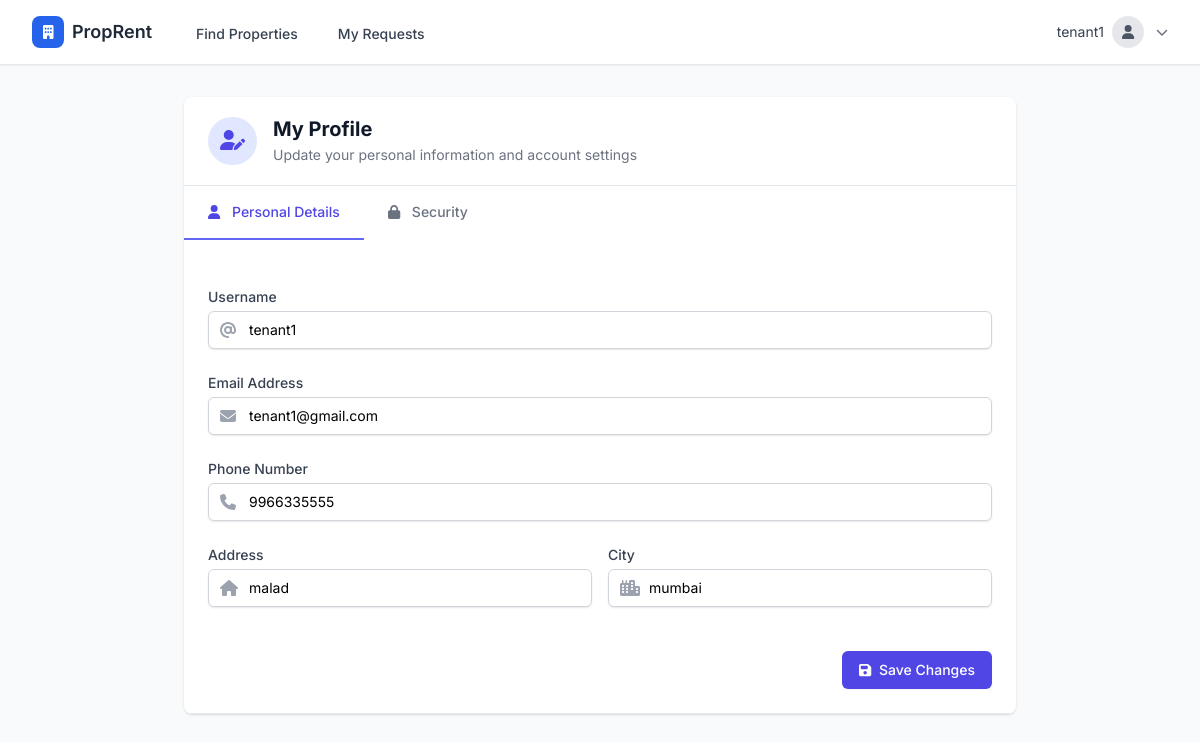
Screenshot of /tenant_info (signed in) with the database file from the repository.
### house_rent_app/models.py (models this page shows)
class UserProfile(models.Model):
    user = models.OneToOneField(User, on_delete=models.CASCADE)
    phone_number = models.CharField(max_length=15, unique=True)
    type = models.BooleanField(default=False)  # True for owner, False for tenant
    address = models.CharField(max_length=200)
    city = models.CharField(max_length=100)
    def __str__(self):
        return self.user.username

### house_rent_app/views.py (the view, shortened to what this page needs)
# urls.py: path('tenant_info', views.TenantInfo.as_view(), name='tenant_info'),
class TenantInfo(LoginRequiredMixin, View):
    login_url = 'login'
    redirect_field_name = 'next'
    def get(self, request):
        tenant_id = request.user.id
        tenant_info = UserProfile.objects.filter(user_id=tenant_id).first()
        print("--------------------> TENANT : ",tenant_info)
        return render(request, template_name="tenant_info.html", context={"tenant":tenant_info})

### house_rent_app/templates/tenant_info.html (shortened to what this page needs)
<!DOCTYPE html>
<html lang="en">
<head>
    <link href="https://cdnjs.cloudflare.com/ajax/libs/tailwindcss/2.2.19/tailwind.min.css" rel="stylesheet">
</head>
<body class="bg-gray-50">
    {%include 'tenant_navbar.html'%}
    <div class="max-w-4xl mx-auto px-4 py-8 sm:px-6 lg:px-8">
        <div class="bg-white shadow overflow-hidden sm:rounded-lg">
            <div class="px-6 py-5 border-b border-gray-200 flex items-center">
                <div class="flex-shrink-0 bg-indigo-100 rounded-full p-3 mr-4">
                    <i class="fas fa-user-edit text-indigo-600 text-xl"></i>
                </div>
                <div>
                    <h3 class="text-xl leading-6 font-bold text-gray-900">My Profile</h3>
                    <p class="mt-1 text-sm text-gray-500">Update your personal information and account settings</p>
                </div>
            </div>
            {%if tenant%}
            <div x-data="{tab: 'personal'}" class="border-b border-gray-200">
                <nav class="flex -mb-px">
                    <button @click="tab = 'personal'" :class="{'border-indigo-500 text-indigo-600': tab === 'personal', 'border-transparent text-gray-500 hover:text-gray-700 hover:border-gray-300': tab !== 'personal'}" class="py-4 px-6 border-b-2 font-medium text-sm">
                        <i class="fas fa-user mr-2"></i>
                        Personal Details
                    </button>
                    <button @click="tab = 'security'" :class="{'border-indigo-500 text-indigo-600': tab === 'security', 'border-transparent text-gray-500 hover:text-gray-700 hover:border-gray-300': tab !== 'security'}" class="py-4 px-6 border-b-2 font-medium text-sm">
                        <i class="fas fa-lock mr-2"></i>
                        Security
                    </button>
                </nav>
                <div x-show="tab === 'personal'" class="px-6 py-6 space-y-6">
                    <form method="post" action="{% url 'tenant_info' %}" class="space-y-6">
                        <div class="grid grid-cols-1 gap-y-6 gap-x-4 sm:grid-cols-2">
                            <div class="sm:col-span-2">
                                <label for="username" class="block text-sm font-medium text-gray-700">Username</label>
                                <div class="mt-1 relative rounded-md shadow-sm">
                                    <div class="absolute inset-y-0 left-0 pl-3 flex items-center pointer-events-none">
                                    </div>
                                    <input type="text" id="username" value="{{tenant.user.username}}" name="username"
                                        class="pl-10 shadow-sm focus:ring-indigo-500 focus:border-indigo-500 block w-full sm:text-sm border-gray-300 rounded-md p-2 border"
                                        required placeholder="Choose a username">
                                </div>
                            </div>
                            <div class="sm:col-span-2">
                                <label for="email" class="block text-sm font-medium text-gray-700">Email Address</label>
                                <div class="mt-1 relative rounded-md shadow-sm">
                                    <div class="absolute inset-y-0 left-0 pl-3 flex items-center pointer-events-none">
                                    </div>
                                    <input type="email" id="email" value="{{tenant.user.email}}" name="email"
                                        class="pl-10 shadow-sm focus:ring-indigo-500 focus:border-indigo-500 block w-full sm:text-sm border-gray-300 rounded-md p-2 border"
                                        required placeholder="Your email address">
                                </div>
                            </div>
                            <div class="sm:col-span-2">
                                <label for="phone" class="block text-sm font-medium text-gray-700">Phone Number</label>
                                <div class="mt-1 relative rounded-md shadow-sm">
                                    <div class="absolute inset-y-0 left-0 pl-3 flex items-center pointer-events-none">
                                    </div>
                                    <input type="tel" id="phone" value="{{tenant.phone_number}}" name="phone_number"
                                        class="pl-10 shadow-sm focus:ring-indigo-500 focus:border-indigo-500 block w-full sm:text-sm border-gray-300 rounded-md p-2 border"
                                        required placeholder="Your contact number">
                                </div>
                            </div>
                            <div class="sm:col-span-1">
                                <label for="address" class="block text-sm font-medium text-gray-700">Address</label>
                                <div class="mt-1 relative rounded-md shadow-sm">
                                    <div class="absolute inset-y-0 left-0 pl-3 flex items-center pointer-events-none">
                                    </div>
                                    <input type="text" id="address" value="{{tenant.address}}" name="address"
                                        class="pl-10 shadow-sm focus:ring-indigo-500 focus:border-indigo-500 block w-full sm:text-sm border-gray-300 rounded-md p-2 border"
                                        required placeholder="Street address">
                                </div>
                            </div>
                            <div class="sm:col-span-1">
                                <label for="city" class="block text-sm font-medium text-gray-700">City</label>
                                <div class="mt-1 relative rounded-md shadow-sm">
                                    <div class="absolute inset-y-0 left-0 pl-3 flex items-center pointer-events-none">
                                    </div>
                                    <input type="text" id="city" value="{{tenant.city}}" name="city"
                                        class="pl-10 shadow-sm focus:ring-indigo-500 focus:border-indigo-500 block w-full sm:text-sm border-gray-300 rounded-md p-2 border"
                                        required placeholder="Your city">
                                </div>
                            </div>
                        </div>
                        <div class="pt-5">
                            <div class="flex justify-end">
                                <button type="submit"
                                    class="inline-flex justify-center items-center py-2 px-4 border border-transparent shadow-sm text-sm font-medium rounded-md text-white bg-indigo-600 hover:bg-indigo-700 focus:outline-none focus:ring-2 focus:ring-offset-2 focus:ring-indigo-500 transition duration-150">
                                    <i class="fas fa-save mr-2"></i>
                                    Save Changes
                                </button>
                            </div>
                        </div>
                    </form>
                </div>
            </div>
            {%endif%}
        </div>
    </div>
</body>
</html>

### house_rent_app/templates/tenant_navbar.html (shortened to what this page needs)
<!DOCTYPE html>
<html lang="en">
<head>
    <script src="https://cdn.tailwindcss.com"></script>
    <link href="https://cdnjs.cloudflare.com/ajax/libs/font-awesome/6.1.1/css/all.min.css" rel="stylesheet">
</head>
<body class="bg-gray-50">
    <nav class="bg-white shadow-sm border-b border-gray-200 sticky top-0 z-50">
        <div class="max-w-7xl mx-auto px-4 sm:px-6 lg:px-8">
            <div class="flex justify-between h-16">
                <div class="flex items-center">
                    <div class="flex-shrink-0 flex items-center">
                        <div class="w-8 h-8 bg-blue-600 rounded-lg flex items-center justify-center">
                            <i class="fas fa-building text-white text-sm"></i>
                        </div>
                        <span class="ml-2 text-lg font-semibold text-gray-800">PropRent</span>
                    </div>
                    <div class="hidden md:ml-10 md:flex md:space-x-8">
                        <a href="{% url 'tenant_home' %}"
                           class="nav-link inline-flex items-center px-1 pt-1 text-sm font-medium text-gray-700 {% if request.resolver_match.url_name == 'tenant_home' %}active{% endif %}">
                            Find Properties
                        </a>
                        <a href="{% url 'tenant_requests' %}"
                           class="nav-link inline-flex items-center px-1 pt-1 text-sm font-medium text-gray-700 {% if request.resolver_match.url_name == 'tenant_requests' %}active{% endif %}">
                            My Requests
                        </a>
                    </div>
                </div>
                <div class="flex items-center">
                    <div class="relative ml-3" x-data="{ open: false }">
                        <div>
                            <button @click="open = !open" class="flex items-center space-x-3 focus:outline-none">
                                <div class="flex items-center">
                                    <span class="text-sm text-gray-700 mr-2">{{ request.user.username }}</span>
                                    <div class="w-8 h-8 bg-gray-200 rounded-full flex items-center justify-center">
                                        <i class="fas fa-user text-gray-600 text-sm"></i>
                                    </div>
                                </div>
                                <i class="fas fa-chevron-down text-xs text-gray-500"></i>
                            </button>
                        </div>
                    </div>
                </div>
            </div>
        </div>
    </nav>
</body>
</html>

### house_rent_app/templates/tenant_navbar.html (style rules this page uses)
* { font-family: 'Inter', sans-serif; }
.nav-link { position: relative; transition: color 0.2s; }
.nav-link::after { content: ''; position: absolute; width: 0; height: 2px; bottom: -4px; left: 50%; background-color: #2563eb; transition: all 0.2s; transform: translateX(-50%); }

### rows the page displays
UserProfile: username "tenant1", email "tenant1@gmail.com", phone_number "9966335555", address "malad", city "mumbai"

### other values shown
{{ request.user.username }} "tenant1"
